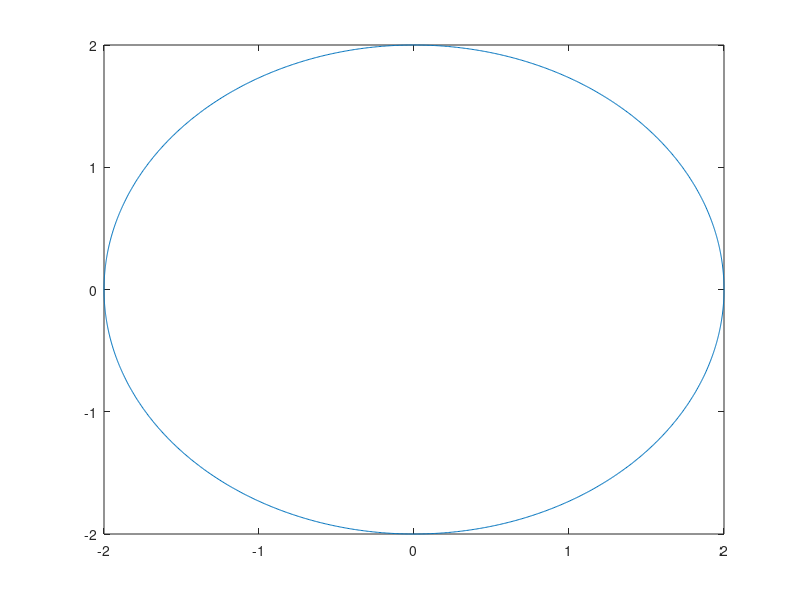
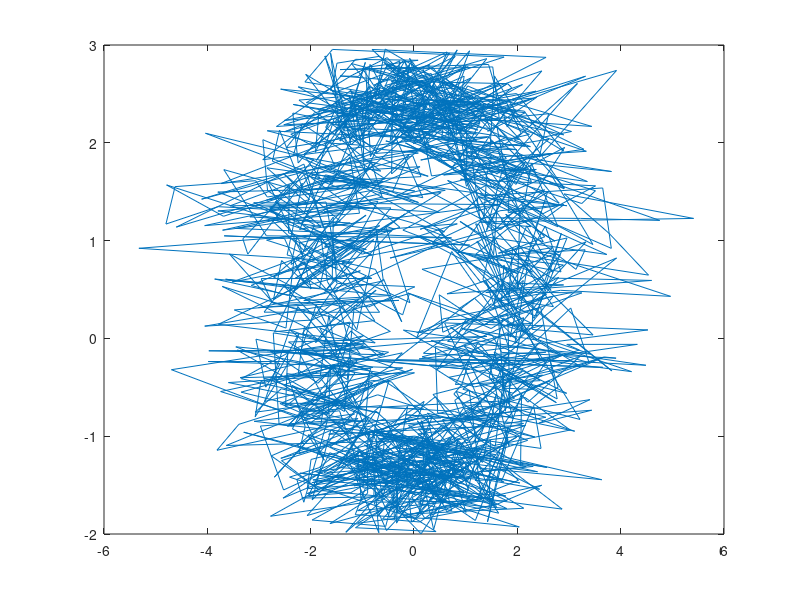

Here is the MATLAB script that generated these plots, in order: (Note: this script raises an error after producing the figures.)
theta = linspace(0, 2*pi, 1500);
puntos = [];
[x, y] = pol2cart(theta, 2);



S = x+randn(size(x));
T = y+rand(size(y));

figure(1)
plot(x, y)

figure(2)
plot(S, T)

figure(3)
x_inv = f_eliminar_ruido(S, size(theta,2));
y_inv = f_eliminar_ruido(T, size(theta,2));

plot(x_inv, y_inv)